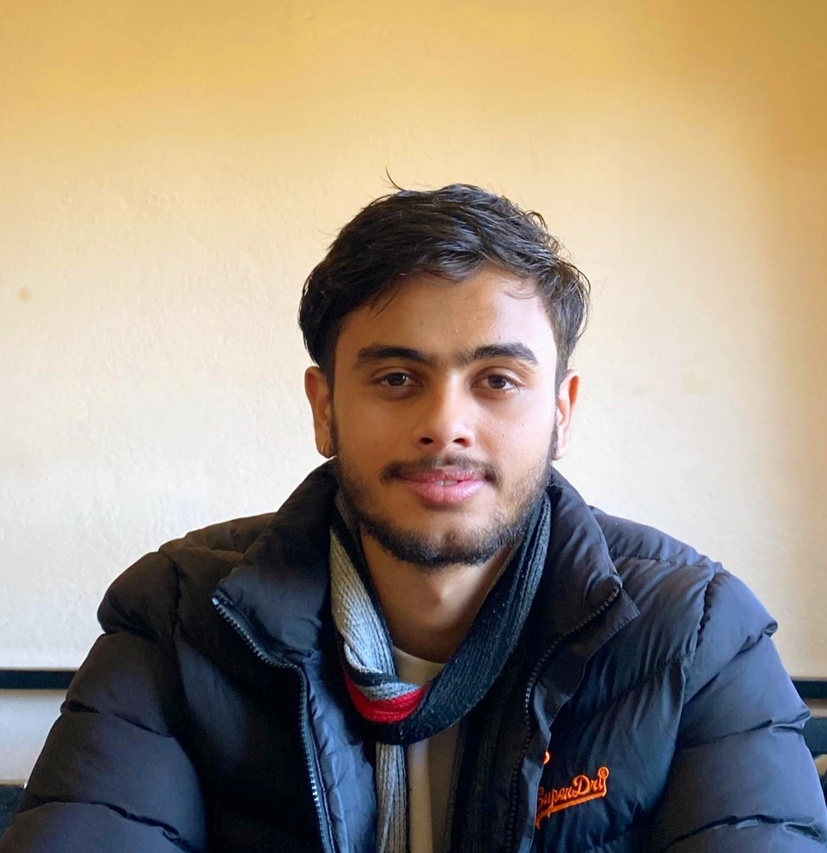
#> input picture semester-5/ip/codes/img/samir.jpg, 827 x 853 px, shrunk from 1617 x 1669 before the run
$ jupyter execute 'Lab 17 - Frequency Domain Filtering.ipynb'
#> lines starting #> are read from the running program, lines starting #| are printed output that depends on the picture; after the words box and inside, x2 and y2 are one past the last pixel; in counts of white or black regions, pixels touching at a corner belong together
# Theory

Frequency domain filtering is a technique in image processing where operations are performed on the Fourier transform of an image rather than directly on the spatial domain. The main steps are:

1. **Fourier Transform:** The image $f(x, y)$ is transformed into its frequency representation $F(u, v)$ using the 2D Discrete Fourier Transform (DFT):
    $$
    F(u, v) = \sum_{x=0}^{M-1} \sum_{y=0}^{N-1} f(x, y) e^{-j2\pi\left(\frac{ux}{M} + \frac{vy}{N}\right)}
    $$
2. **Filtering:** A filter function $H(u, v)$ (such as low-pass or high-pass) is applied in the frequency domain:
    $$
    G(u, v) = H(u, v) \cdot F(u, v)
    $$
    - **Low-pass filters** allow low frequencies (smooth regions) and attenuate high frequencies (edges, noise).
    - **High-pass filters** allow high frequencies (edges, details) and attenuate low frequencies.
3. **Inverse Fourier Transform:** The filtered image is obtained by applying the inverse DFT:
    $$
    g(x, y) = \frac{1}{MN} \sum_{u=0}^{M-1} \sum_{v=0}^{N-1} G(u, v) e^{j2\pi\left(\frac{ux}{M} + \frac{vy}{N}\right)}
    $$

This process enhances or suppresses specific features in the image based on their frequency content.

[cell 1]
from scipy import fftpack
import numpy as np
import imageio
from PIL import Image, ImageDraw
import matplotlib.pyplot as plt

[cell 2]
def frequency_image(image):
  image_array = np.array(image)
  fft1 = fftpack.fftshift(fftpack.fft2(image_array))
  magnitude_spectrum = 20*np.log(np.abs(fft1))
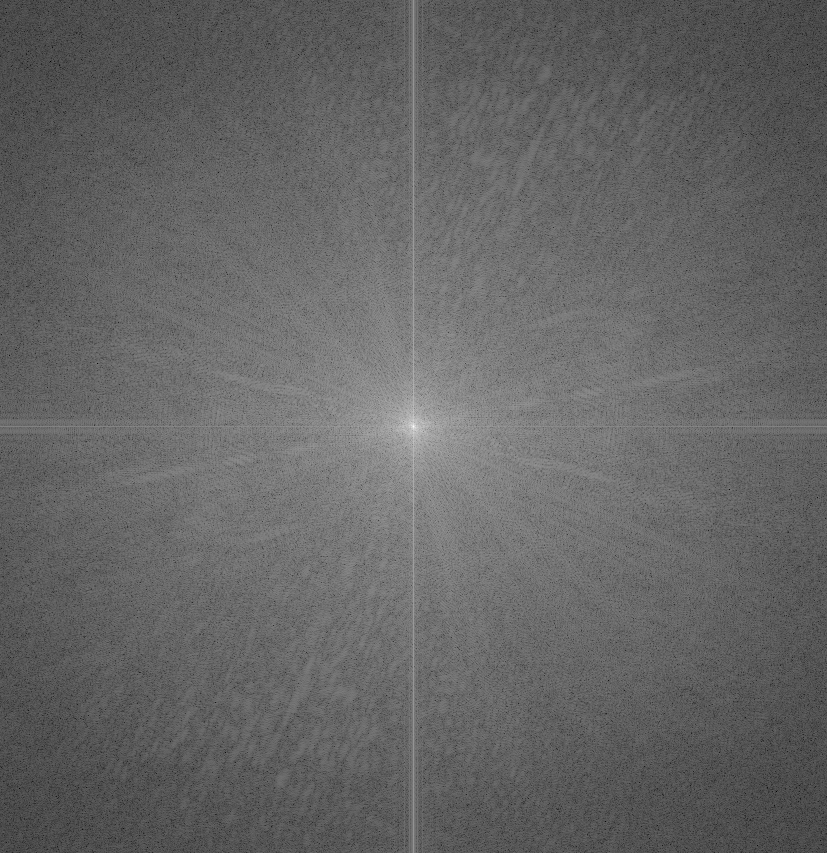
#> magnitude_spectrum: shape (853, 827) float32; min 14.9, max 368.8, mean 155.4; drawn with min black and max white
  freq_image = Image.fromarray(magnitude_spectrum)
  freq_image = freq_image.convert("L")
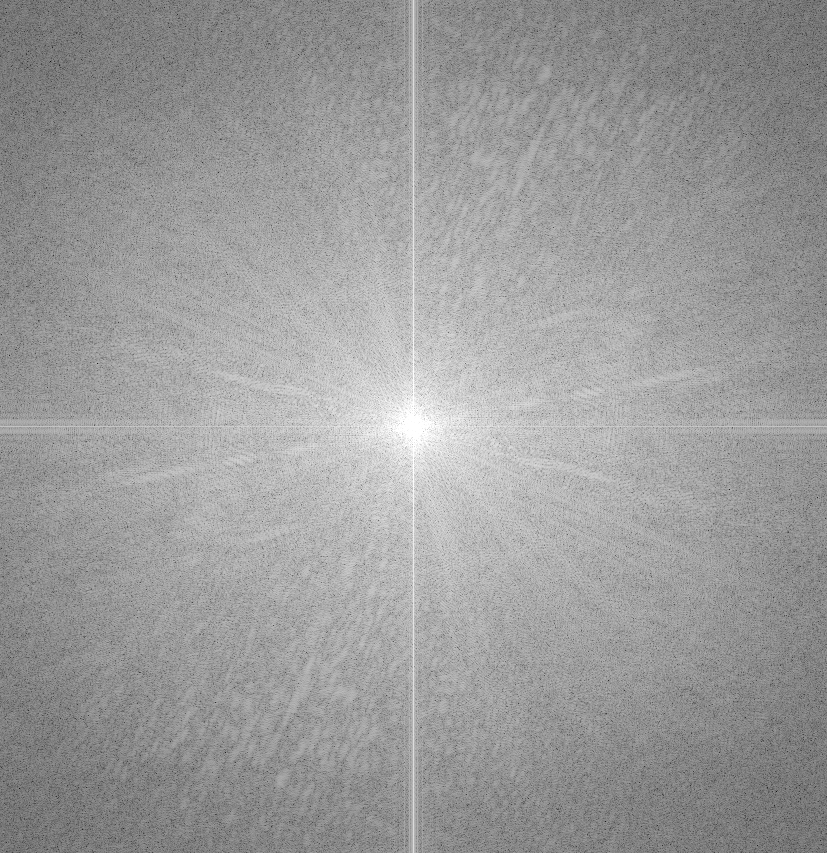
#> freq_image: PIL image 827x853 L; min 14, max 255, mean 154.9
  return freq_image

[cell 3]
def low_pass_filter(image1):
  #convert image to numpy array
  image1_np=np.array(image1)
  #fft of image
  fft1 = fftpack.fftshift(fftpack.fft2(image1_np))
  #Create a low pass filter image
  x,y = image1_np.shape[0],image1_np.shape[1]
#> x = 853; y = 827

  #defining filter
  #size of circle
  e_x,e_y=50,50
  #create a box
  bbox=((x/2)-(e_x/2),(y/2)-(e_y/2),(x/2)+(e_x/2),(y/2)+(e_y/2))
#> bbox = (401.5, 388.5, 451.5, 438.5)
  low_pass=Image.new("L",(image1_np.shape[0],image1_np.shape[1]),color=0)
#> low_pass: PIL image 853x827 L; every value is 0
  draw1=ImageDraw.Draw(low_pass)
  draw1.ellipse(bbox, fill=1)
  low_pass_np=np.array(low_pass)
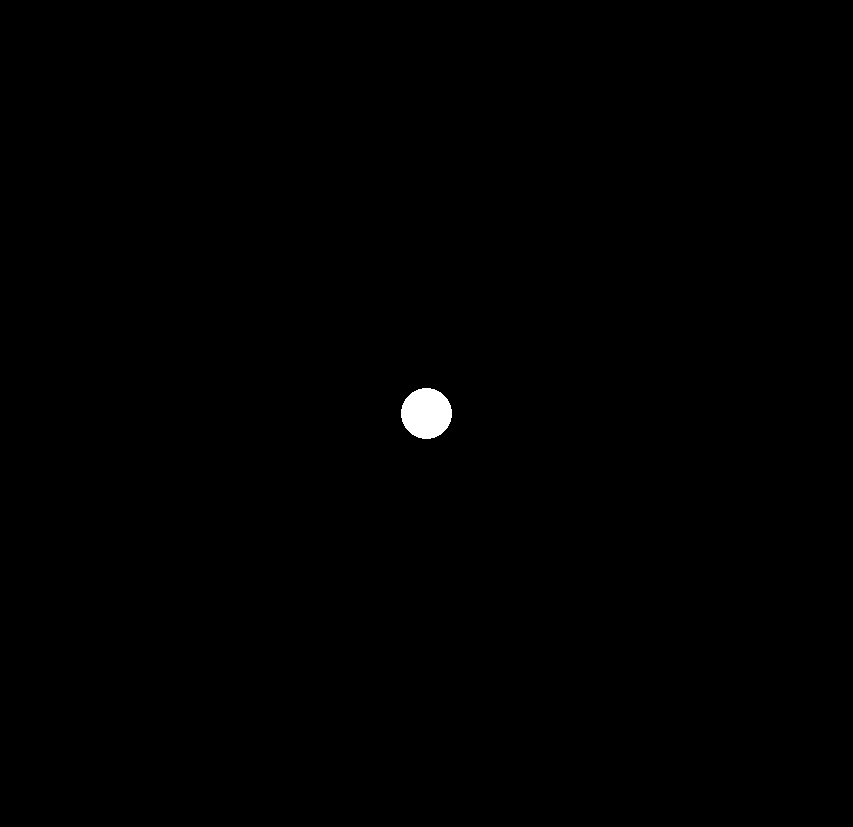
#> low_pass_np: shape (827, 853); values 0 (black) and 1 (white), 0.29% white; 1 white region, box (x1, y1, x2, y2) and area: (401, 388, 452, 439) 2025
  low_pass_np = low_pass_np.T
#> low_pass_np: shape (853, 827); values 0 (black) and 1 (white), 0.29% white; 1 white region, box (x1, y1, x2, y2) and area: (388, 401, 439, 452) 2025
  #end of defining filter

  #multiply both the images
  filtered=np.multiply(fft1,low_pass_np)

  #inverse fft
  ifft2 = np.real(fftpack.ifft2(fftpack.ifftshift(filtered)))
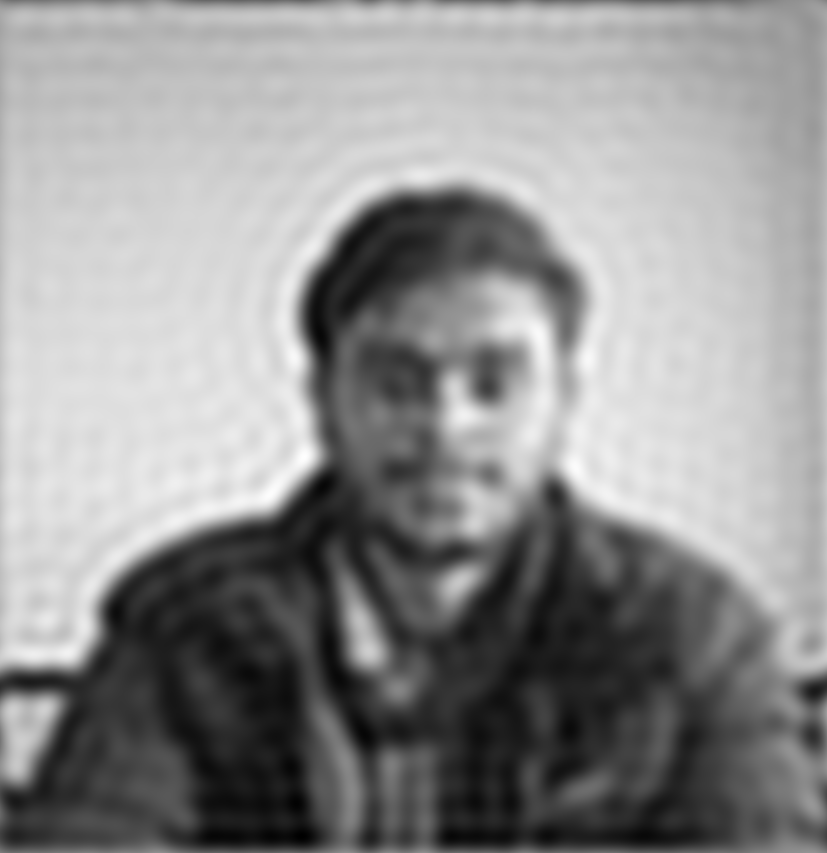
#> ifft2: shape (853, 827) float32; min -19.51, max 270, mean 144.2; drawn with min black and max white
  ifft2 = np.maximum(0, np.minimum(ifft2, 255))
  data = Image.fromarray(ifft2)
  data = data.convert("L")

  return data

[cell 4]
def high_pass_filter(image):
  #converting image to array
  image_array = np.array(image)

  #sending image to low pass filter
  lowpass_image = low_pass_filter(image)
  #converting image to array
  lowpass_image_array = np.array(lowpass_image)


  #subtracting lowpass image from original to obtain highpass image
  high_pass_array = image_array - lowpass_image_array
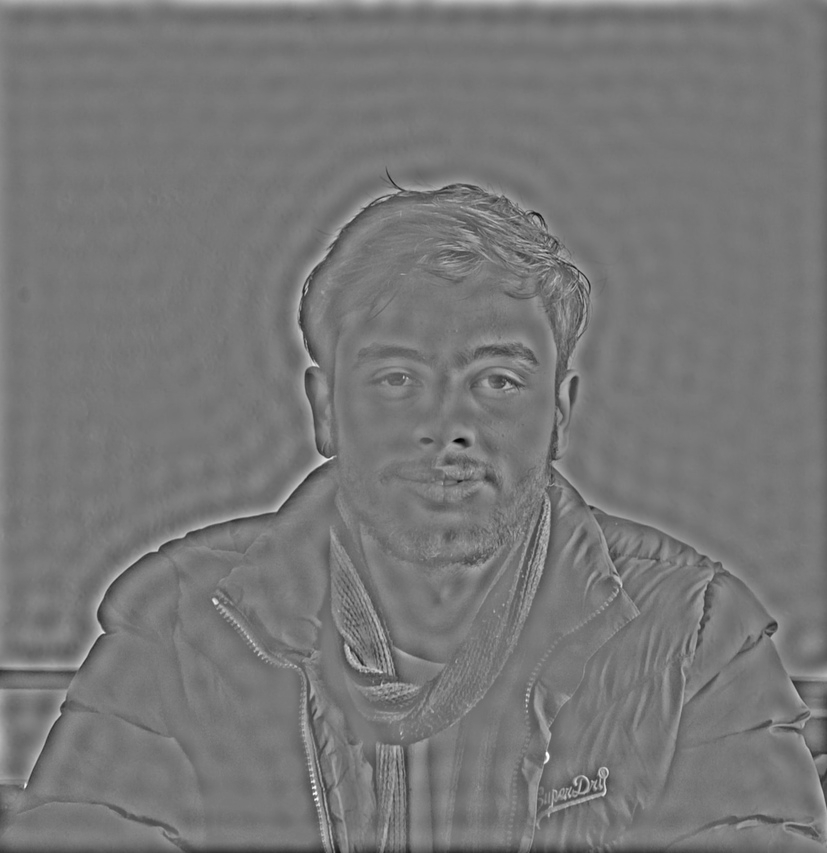
#> high_pass_array: shape (853, 827) float32; min -161.9, max 183.8, mean 0.5; drawn with min black and max white

  #array to image
  high_pass_image = Image.fromarray(high_pass_array)
  high_pass_image = high_pass_image.convert("L")
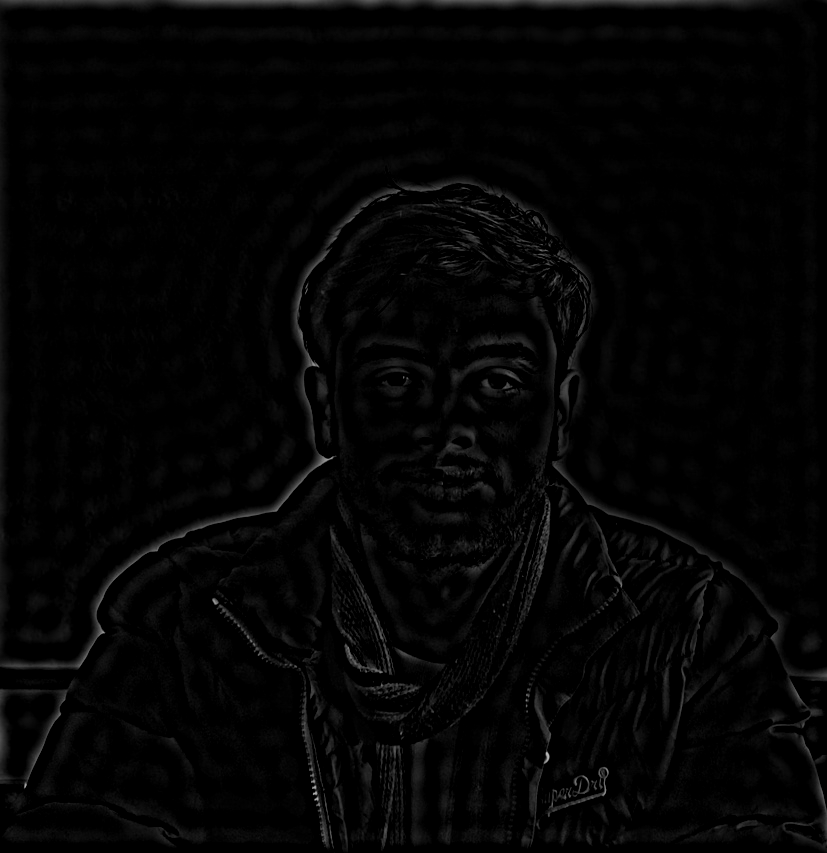
#> high_pass_image: PIL image 827x853 L; min 0, max 183, mean 4.4

  return high_pass_image

[cell 5]
image = imageio.imread('img/samir.jpg', mode='F')
freq_image = frequency_image(image)
lowpass_image = low_pass_filter(image)
highpass_image = high_pass_filter(image)

fig = plt.figure()
fig.set_figheight(20)
fig.set_figwidth(20)

#plotting original image
fig.add_subplot(2,2,1)
plt.imshow(image, cmap='gray')
plt.title('original')

#plotting the image in frequency domain
fig.add_subplot(2,2,2)
plt.imshow(freq_image, cmap='gray')
plt.title('Frequency Domain')

#plotting lowpass image
fig.add_subplot(2,2,3)
plt.imshow(lowpass_image, cmap='gray')
plt.title('lowpass_image')

#plotting highpass image
fig.add_subplot(2,2,4)
plt.imshow(highpass_image, cmap='gray')
plt.title('highpass_image')
